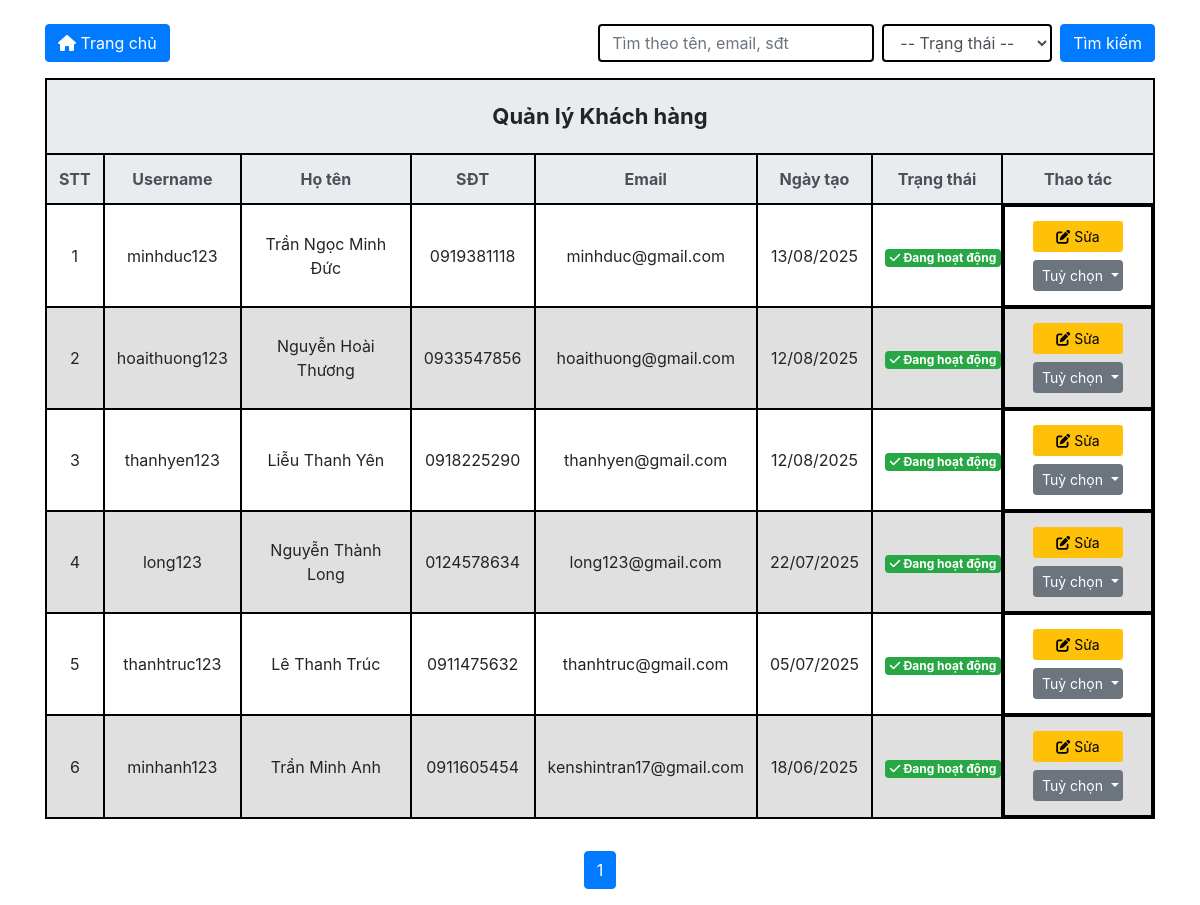
Page /admin/pages/account_manage/customer_account/listcustomer.php on the committed database.
### tables this page shows
CREATE TABLE `customer` (
  `customer_ID` int(11) NOT NULL,
  `account_ID` int(11) DEFAULT NULL
);

CREATE TABLE `account` (
  `account_ID` int(11) NOT NULL,
  `role_ID` int(11) DEFAULT NULL,
  `username` varchar(20) DEFAULT NULL,
  `password` varchar(60) DEFAULT NULL,
  `email` varchar(50) DEFAULT NULL,
  `fullname` varchar(60) DEFAULT NULL,
  `phone_number` varchar(11) DEFAULT NULL,
  `address` varchar(100) DEFAULT NULL,
  `avatar` varchar(255) DEFAULT NULL,
  `reset_token` varchar(255) DEFAULT NULL,
  `reset_expires` datetime DEFAULT NULL,
  `created_at` timestamp NOT NULL DEFAULT current_timestamp(),
  `updated_at` timestamp NOT NULL DEFAULT current_timestamp() ON UPDATE current_timestamp(),
  `status` tinyint(1) NOT NULL DEFAULT 1
);

### database/dbhelper.php (called while the page is built, shortened)
<?php
function getConnection() {
    $conn = mysqli_connect(HOST, USERNAME, PASSWORD, DATABASE);
    mysqli_set_charset($conn, 'utf8mb4');
    return $conn;
}
function executeResult($sql, $params = []) {
    $conn = getConnection();
    $data = [];
    if (empty($params)) {
        $result = mysqli_query($conn, $sql);
        if ($result) {
            while ($row = mysqli_fetch_array($result, 1)) {
                $data[] = $row;
            }
        } else {
            error_log("SQL Error (executeResult no params): " . mysqli_error($conn) . " | SQL: " . $sql);
        }
    }
    return $data;
}
function executeSingleResult($sql, $params = []) {
    $conn = getConnection();
    $row = null;
    if (empty($params)) {
        $result = mysqli_query($conn, $sql);
        if ($result) {
            $row = mysqli_fetch_array($result, 1);
        } else {
            error_log("SQL Error (executeSingleResult no params): " . mysqli_error($conn) . " | SQL: " . $sql);
        }
    }
    return $row;
}
?>

### admin/pages/account_manage/customer_account/listcustomer.php (the view, shortened to what this page needs)
<?php
require_once('../../../../database/dbhelper.php');
?>
<!DOCTYPE html>
<html lang="vi">
<head>
  <link rel="stylesheet" href="https://maxcdn.bootstrapcdn.com/bootstrap/4.4.1/css/bootstrap.min.css">
  <link rel="stylesheet" href="https://cdnjs.cloudflare.com/ajax/libs/font-awesome/6.5.0/css/all.min.css">
</head>
<body>
<div class="container mt-4">
  <div class="d-flex justify-content-between align-items-center mb-3">
    <a href="../../index.php" class="btn btn-primary">
      <i class="fas fa-home"></i> Trang chủ
    </a>
    <form class="form-inline" method="GET">
      <input type="text" name="keyword" class="form-control mr-2" placeholder="Tìm theo tên, email, sđt" value="<?= $_GET['keyword'] ?? '' ?>">
      <select name="status" class="form-control mr-2">
        <option value="">-- Trạng thái --</option>
      </select>
      <button type="submit" class="btn btn-primary">Tìm kiếm</button>
    </form>
  </div>
  <div class="table-responsive">
    <table class="table table-bordered table-hover table-striped text-center">
      <thead>
        <tr style="background-color: #e9ecef;">
          <th colspan="8" class="text-center" style="padding: 20px 0; font-size: 22px;">Quản lý Khách hàng</th>
        </tr>
        <tr class="thead-light">
          <th>STT</th>
          <th>Username</th>
          <th>Họ tên</th>
          <th>SĐT</th>
          <th>Email</th>
          <th>Ngày tạo</th>
          <th>Trạng thái</th>
          <th>Thao tác</th>
        </tr>
      </thead>
      <tbody>
      <?php
        $page = isset($_GET['page']) ? (int)$_GET['page'] : 1;
        $limit = 10;
        $start = ($page - 1) * $limit;
        $conditions = [];
        $whereSQL = !empty($conditions) ? 'WHERE ' . implode(' AND ', $conditions) : '';
        $sql = "SELECT c.*, a.username, a.fullname, a.phone_number, a.email, a.status, a.created_at
                FROM Customer c
                JOIN Account a ON c.account_ID = a.account_ID
                $whereSQL
                ORDER BY a.created_at DESC
                LIMIT $start, $limit";
        $customerList = executeResult($sql);
        $index = $start + 1;
        if (empty($customerList)) {
          echo '<tr><td colspan="8" class="text-danger">Không có khách hàng nào.</td></tr>';
        } else {
          foreach ($customerList as $row):
            $isInactive = $row['status'] == 2;
            $badge = $isInactive
              ? '<span class="badge badge-secondary"><i class="fas fa-ban"></i> Vô hiệu hóa</span>'
              : '<span class="badge badge-success"><i class="fas fa-check"></i> Đang hoạt động</span>';
      ?>
      <tr id="row-<?= $row['account_ID'] ?>">
  <td class="<?= $isInactive ? 'inactive' : '' ?>"><?= $index++ ?></td>
  <td class="<?= $isInactive ? 'inactive' : '' ?>"><?= htmlspecialchars($row['username']) ?></td>
  <td class="<?= $isInactive ? 'inactive' : '' ?>"><?= htmlspecialchars($row['fullname']) ?></td>
  <td class="<?= $isInactive ? 'inactive' : '' ?>"><?= htmlspecialchars($row['phone_number']) ?></td>
  <td class="<?= $isInactive ? 'inactive' : '' ?>"><?= htmlspecialchars($row['email']) ?></td>
  <td class="<?= $isInactive ? 'inactive' : '' ?>"><?= date('d/m/Y', strtotime($row['created_at'])) ?></td>
  <td class="status-cell"><?= $badge ?></td>
  <td class="action-buttons">
    <a href="editcustomer.php?account_ID=<?= $row['account_ID'] ?>" class="btn btn-edit btn-sm">
      <i class="fas fa-edit"></i> Sửa
    </a>
    <div class="dropdown position-static">
      <button class="btn btn-sm btn-secondary dropdown-toggle" type="button" data-toggle="dropdown">
        Tuỳ chọn
      </button>
    </div>
  </td>
</tr>
      <?php endforeach; } ?>
      </tbody>
    </table>
  </div>
  <div class="mt-3">
    <ul class="pagination justify-content-center">
    <?php
      $countQuery = "SELECT COUNT(*) AS total FROM Customer c JOIN Account a ON c.account_ID = a.account_ID $whereSQL";
      $countResult = executeSingleResult($countQuery);
      $total = $countResult['total'] ?? 0;
      $totalPages = ceil($total / $limit);
      $queryString = $_GET;
      unset($queryString['page']);
      for ($i = 1; $i <= $totalPages; $i++):
        $queryString['page'] = $i;
        $link = '?' . http_build_query($queryString);
    ?>
      <li class="page-item <?= ($i == $page) ? 'active' : '' ?>">
        <a class="page-link" href="<?= $link ?>"><?= $i ?></a>
      </li>
    <?php endfor; ?>
    </ul>
  </div>
</div>
</body>
</html>

### admin/pages/account_manage/customer_account/listcustomer.php (style rules this page uses)
.btn-sm { margin: 2px 0; width: 90px; white-space: nowrap; }
.action-buttons { display: flex; justify-content: center; gap: 0.25rem; }
.table th, .table td { vertical-align: middle !important; white-space: nowrap; }
.table-striped tbody tr:nth-of-type(odd) { background-color: #ffffff; }
.table-striped tbody tr:nth-of-type(even) { background-color: #e0e0e0; }
.btn-edit { background-color: #ffc107; color: #000; }
.table th:nth-child(7), .table td:nth-child(7) { max-width: 130px; width: 120px; }
.table th:nth-child(8), .table td:nth-child(8) { max-width: 150px; width: 150px; }
.table td { white-space: normal; }
.action-buttons { flex-wrap: wrap; gap: 4px; }
.table-bordered th, .table-bordered td { border: 2px solid #000 !important; }
.table-bordered { border: 2px solid #000 !important; }
.form-control { border: 2px solid #000 !important; box-shadow: none; }

### rows in the picture
customer: account_ID.username "minhduc123", account_ID.fullname "Trần Ngọc Minh Đức", account_ID.phone_number "0919381118", account_ID.email "minhduc@gmail.com", account_ID.created_at "13/08/2025"
customer: account_ID.username "hoaithuong123", account_ID.fullname "Nguyễn Hoài Thương", account_ID.phone_number "0933547856", account_ID.email "hoaithuong@gmail.com", account_ID.created_at "12/08/2025"
customer: account_ID.username "thanhyen123", account_ID.fullname "Liễu Thanh Yên", account_ID.phone_number "0918225290", account_ID.email "thanhyen@gmail.com", account_ID.created_at "12/08/2025"
customer: account_ID.username "long123", account_ID.fullname "Nguyễn Thành Long", account_ID.phone_number "0124578634", account_ID.email "long123@gmail.com", account_ID.created_at "22/07/2025"
customer: account_ID.username "thanhtruc123", account_ID.fullname "Lê Thanh Trúc", account_ID.phone_number "0911475632", account_ID.email "thanhtruc@gmail.com", account_ID.created_at "05/07/2025"
customer: account_ID.username "minhanh123", account_ID.fullname "Trần Minh Anh", account_ID.phone_number "0911605454", account_ID.email "kenshintran17@gmail.com", account_ID.created_at "18/06/2025"
